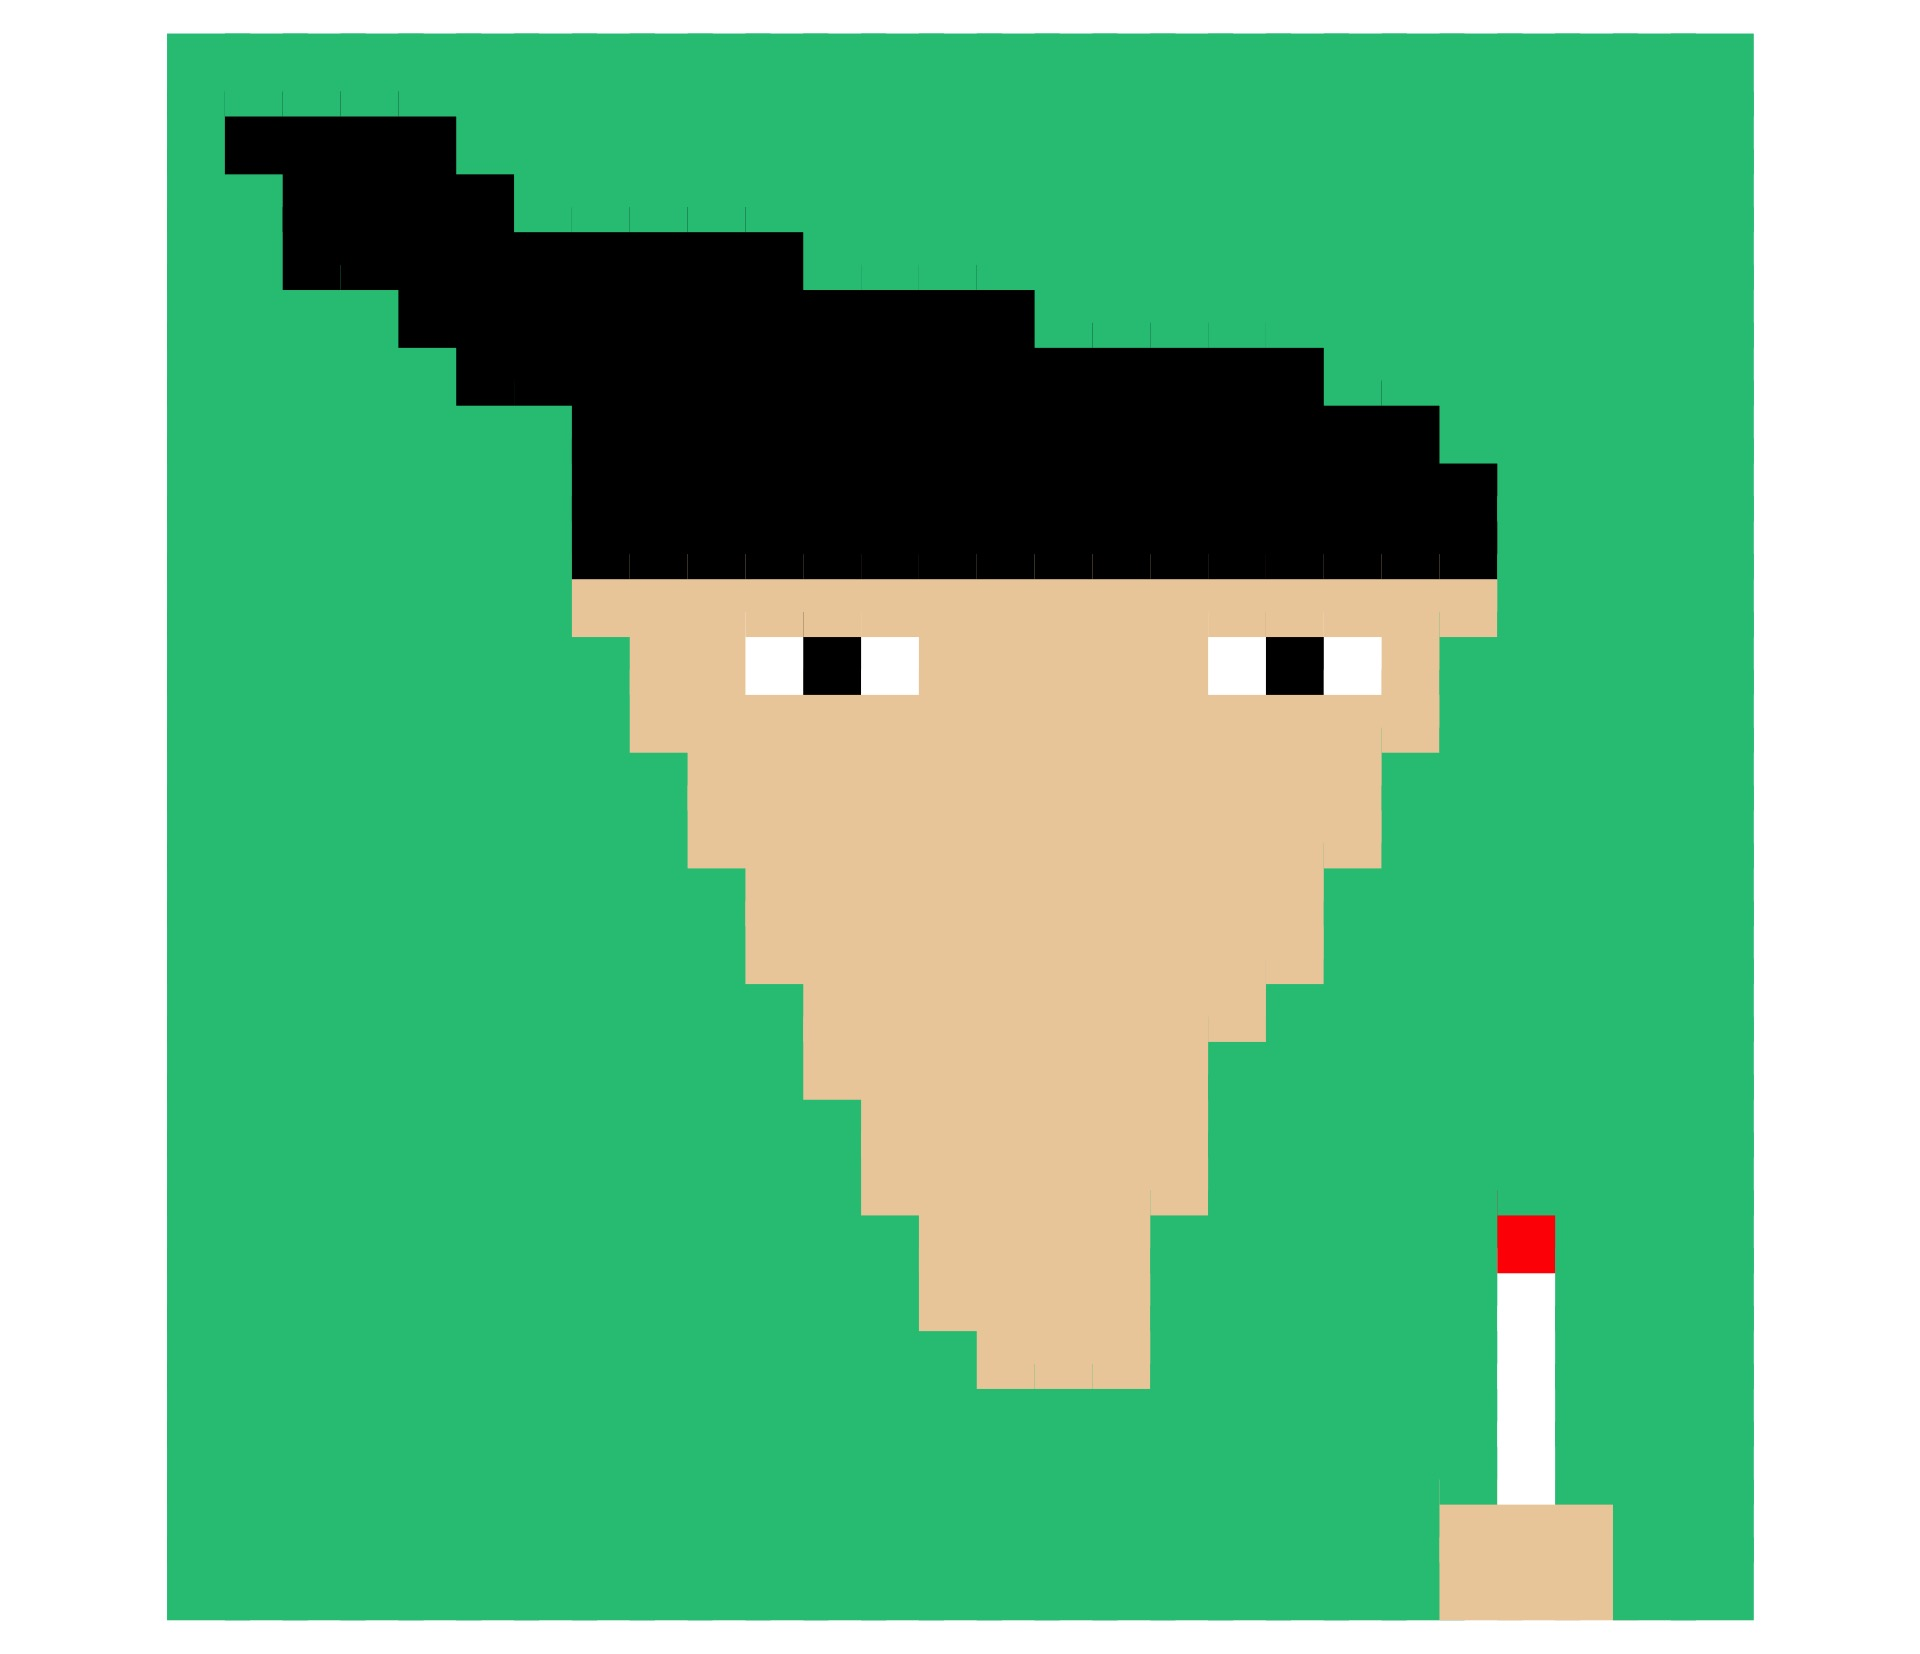

R code for this plot:
library(tidyverse)

fill_with_color <- function(df, new_color, xrange, yrange) {
  return (df %>% mutate(color = if_else((x %in% xrange) & (y %in% yrange), new_color, color)))
}

x <- 0:26
y <- 0:26

skin <- '#eccfa8'

jaique <- data.frame(crossing(x,y), color='#26C485')

##pelo
jaique <- jaique %>% fill_with_color('black', 1:4, 25:25) %>% 
  fill_with_color('black', 2:5, 24:24) %>%
  fill_with_color('black', 2:10, 23:23) %>% 
  fill_with_color('black', 4:14, 22:22) %>% 
  fill_with_color('black', 5:19, 21:21) %>% 
  fill_with_color('black', 7:21, 20:20) %>% 
  fill_with_color('black', 7:22, 19:19) %>% 
  fill_with_color('black', 7:22, 18:18)

##piel
  jaique <- jaique %>% fill_with_color(skin, 7:22, 17:17) %>% 
  fill_with_color(skin, 8:21, 16:16) %>% 
  fill_with_color(skin, 8:21, 15:15) %>% 
  fill_with_color(skin, 9:20, 14:14) %>% 
  fill_with_color(skin, 9:20, 13:13) %>% 
  fill_with_color(skin, 10:19, 12:12) %>% 
  fill_with_color(skin, 10:19, 11:11) %>% 
  fill_with_color(skin, 11:18, 10:10) %>% 
  fill_with_color(skin, 11:17, 9:9) %>% 
  fill_with_color(skin, 12:17, 8:8) %>% 
  fill_with_color(skin, 12:17, 7:7) %>% 
  fill_with_color(skin, 13:16, 6:6) %>% 
  fill_with_color(skin, 13:16, 5:5) %>% 
  fill_with_color(skin, 14:16, 4:4) 
  
  ##ojos
  jaique <- jaique %>% fill_with_color('white', 10:12, 16:16) %>% 
    fill_with_color('black', 11:11, 16:16) %>% 
    fill_with_color('white', 18:20, 16:16) %>% 
    fill_with_color('black', 19:19, 16:16)
  
  ##faso y mano
  jaique <- jaique %>% fill_with_color('white', 23:23, 2:5) %>% 
    fill_with_color('red', 23:23, 6:6) %>% 
    fill_with_color(skin, 22:24, 0:1)
    
    

jaique %>% ggplot() + geom_point(mapping=aes(x=x, y=y),color=jaique$color, shape=15, size=9, show.legend = F) +
  xlim(0,26) + ylim(0,26) +
  coord_equal() +
  theme_void()

ggsave('jaique.jpg')
